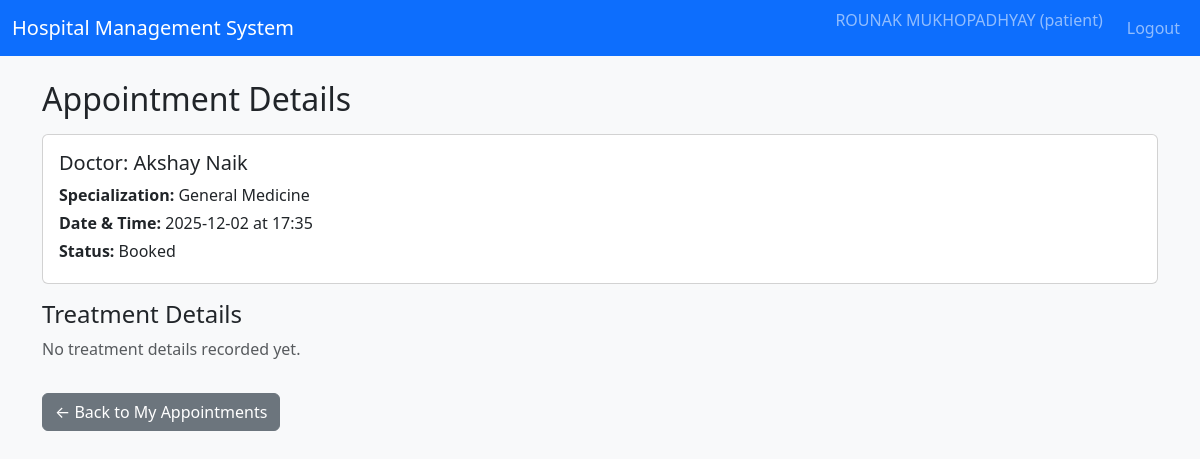
Page /patient/appointments/6 (signed in) on the earlier database version.
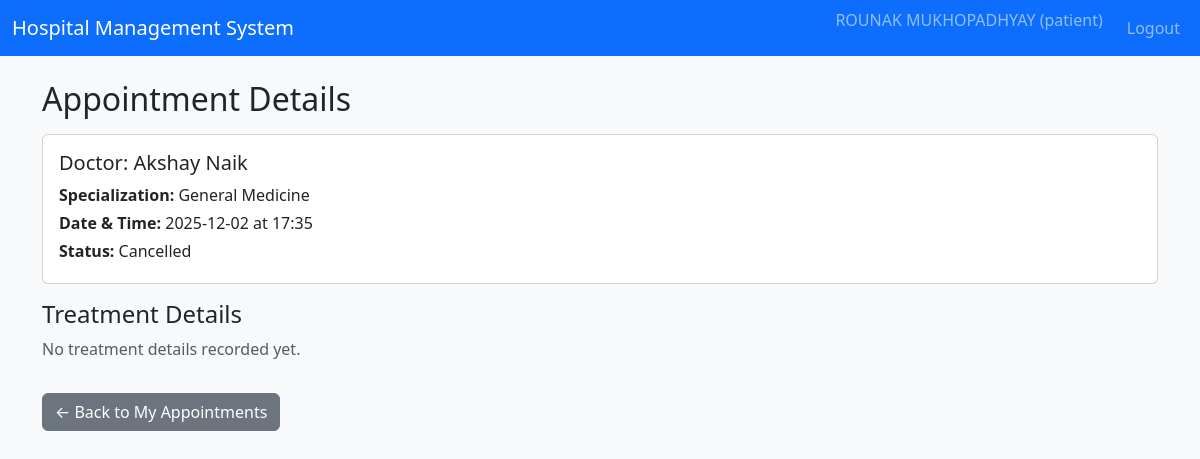
Same page on the later database version.
### tables this page shows
CREATE TABLE appointments (
            id INTEGER PRIMARY KEY AUTOINCREMENT,
            patient_id INTEGER NOT NULL,
            doctor_id INTEGER NOT NULL,
            date TEXT NOT NULL, -- YYYY-MM-DD
            time TEXT NOT NULL, -- HH:MM
            status TEXT NOT NULL CHECK(status IN ('Booked', 'Completed', 'Cancelled')),
            created_at TEXT NOT NULL,
            updated_at TEXT NOT NULL,
            FOREIGN KEY(patient_id) REFERENCES patients(id),
            FOREIGN KEY(doctor_id) REFERENCES doctors(id),
            UNIQUE(doctor_id, date, time) -- prevent double booking
        );

### controllers/routes.py (the view)
@main_bp.route("/patient/appointments/<int:appointment_id>")
@login_required
@role_required("patient")
def patient_appointment_details(appointment_id):
    patient_id = get_current_patient_id()
    if not patient_id:
        flash("Patient profile not found.", "danger")
        return redirect(url_for("main.patient_dashboard"))
    conn = get_db_connection()
    cur = conn.cursor()
    cur.execute(
        """
        SELECT a.*,
               du.full_name AS doctor_name,
               dept.name AS dept_name,
               t.diagnosis,
               t.prescription,
               t.notes
        FROM appointments a
        JOIN doctors d ON a.doctor_id = d.id
        JOIN users du ON d.user_id = du.id
        LEFT JOIN departments dept ON d.department_id = dept.id
        LEFT JOIN treatments t ON t.appointment_id = a.id
        WHERE a.id = ? AND a.patient_id = ?;
        """,
        (appointment_id, patient_id),
    )
    appt = cur.fetchone()
    conn.close()
    if not appt:
        flash("Appointment not found.", "danger")
        return redirect(url_for("main.patient_appointments"))
    return render_template("patient_appointment_details.html", appt=appt)

### controllers/routes.py (called while the page is built)
def login_required(view_func):
    @wraps(view_func)
    def wrapped(*args, **kwargs):
        if "user_id" not in session:
            flash("Please log in to continue.", "warning")
            return redirect(url_for("main.login"))
        return view_func(*args, **kwargs)
    return wrapped

def role_required(role):
    def decorator(view_func):
        @wraps(view_func)
        def wrapped(*args, **kwargs):
            if "user_id" not in session or session.get("role") != role:
                flash("Unauthorized access.", "danger")
                return redirect(url_for("main.login"))
            return view_func(*args, **kwargs)
        return wrapped
    return decorator

def get_current_patient_id():
    if "user_id" not in session:
        return None
    conn = get_db_connection()
    cur = conn.cursor()
    cur.execute(
        "SELECT p.id FROM patients p JOIN users u ON p.user_id = u.id WHERE u.id = ?;",
        (session["user_id"],),
    )
    row = cur.fetchone()
    conn.close()
    return row["id"] if row else None

### models/models.py (called while the page is built)
def get_db_connection():
    conn = sqlite3.connect(DB_PATH)
    conn.row_factory = sqlite3.Row
    return conn

### templates/patient_appointment_details.html (shortened to what this page needs)
{% extends "base.html" %}
{% block content %}
<h2>Appointment Details</h2>
<div class="card mt-3 mb-3">
    <div class="card-body">
        <h5 class="card-title">Doctor: {{ appt['doctor_name'] }}</h5>
        <p class="card-text mb-1">
            <strong>Specialization:</strong> {{ appt['dept_name'] or 'N/A' }}
        </p>
        <p class="card-text mb-1">
            <strong>Date & Time:</strong> {{ appt['date'] }} at {{ appt['time'] }}
        </p>
        <p class="card-text mb-1">
            <strong>Status:</strong> {{ appt['status'] }}
        </p>
    </div>
</div>
<h4>Treatment Details</h4>
{% if appt['diagnosis'] or appt['prescription'] or appt['notes'] %}
    <p><strong>Diagnosis:</strong> {{ appt['diagnosis'] or 'N/A' }}</p>
    <p><strong>Prescription:</strong> {{ appt['prescription'] or 'N/A' }}</p>
    <p><strong>Doctor Notes:</strong><br>{{ appt['notes'] or 'N/A' }}</p>
{% else %}
    <p class="text-muted">No treatment details recorded yet.</p>
{% endif %}
<a href="{{ url_for('main.patient_appointments') }}" class="btn btn-secondary mt-3">
    ← Back to My Appointments
</a>
{% endblock %}

Differences in the rows shown:
changed appointments: status "Booked" → "Cancelled"
